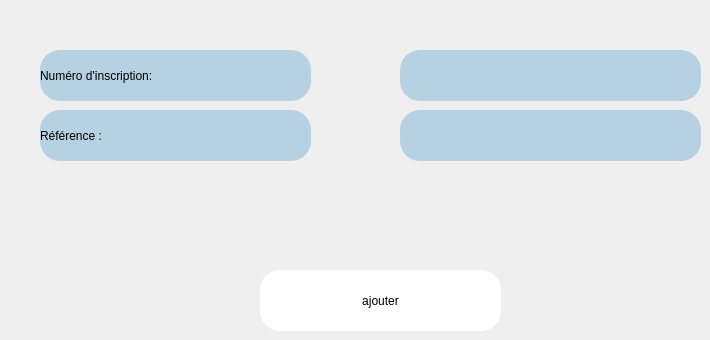
      <widget class="QWidget" name="ajout_emprunt_3">
       <widget class="QLabel" name="label_35">
        <property name="geometry">
         <rect>
          <x>40</x>
          <y>50</y>
          <width>271</width>
          <height>51</height>
         </rect>
        </property>
        <property name="styleSheet">
         <string notr="true">font: 12pt &quot;Palatino Linotype&quot;;
background-color: rgb(182, 209, 226);
border-radius:20px;</string>
        </property>
        <property name="text">
         <string>Numéro d'inscription:</string>
        </property>
       </widget>
       <widget class="QLabel" name="label_36">
        <property name="geometry">
         <rect>
          <x>40</x>
          <y>110</y>
          <width>271</width>
          <height>51</height>
         </rect>
        </property>
        <property name="styleSheet">
         <string notr="true">font: 12pt &quot;Palatino Linotype&quot;;
background-color: rgb(182, 209, 226);
border-radius:20px;</string>
        </property>
        <property name="text">
         <string>Référence :</string>
        </property>
       </widget>
       <widget class="QLineEdit" name="inscri_emprunt">
        <property name="geometry">
         <rect>
          <x>400</x>
          <y>50</y>
          <width>301</width>
          <height>51</height>
         </rect>
        </property>
        <property name="styleSheet">
         <string notr="true">font: 12pt &quot;Palatino Linotype&quot;;
background-color: rgb(182, 209, 226);
border-radius:20px;</string>
        </property>
       </widget>
       <widget class="QLineEdit" name="ref_emprunt">
        <property name="geometry">
         <rect>
          <x>400</x>
          <y>110</y>
          <width>301</width>
          <height>51</height>
         </rect>
        </property>
        <property name="styleSheet">
         <string notr="true">font: 12pt &quot;Palatino Linotype&quot;;
background-color: rgb(182, 209, 226);
border-radius:20px;</string>
        </property>
       </widget>
       <widget class="QPushButton" name="ajout_emprunt_2">
        <property name="geometry">
         <rect>
          <x>260</x>
          <y>270</y>
          <width>241</width>
          <height>61</height>
         </rect>
        </property>
        <property name="styleSheet">
         <string notr="true">border-radius:20px;
font: 75 12pt &quot;Palatino Linotype&quot;;
background-color: rgb(255, 255, 255);
color: rgb(0, 0, 0);</string>
        </property>
        <property name="text">
         <string>ajouter</string>
        </property>
       </widget>
      </widget>
